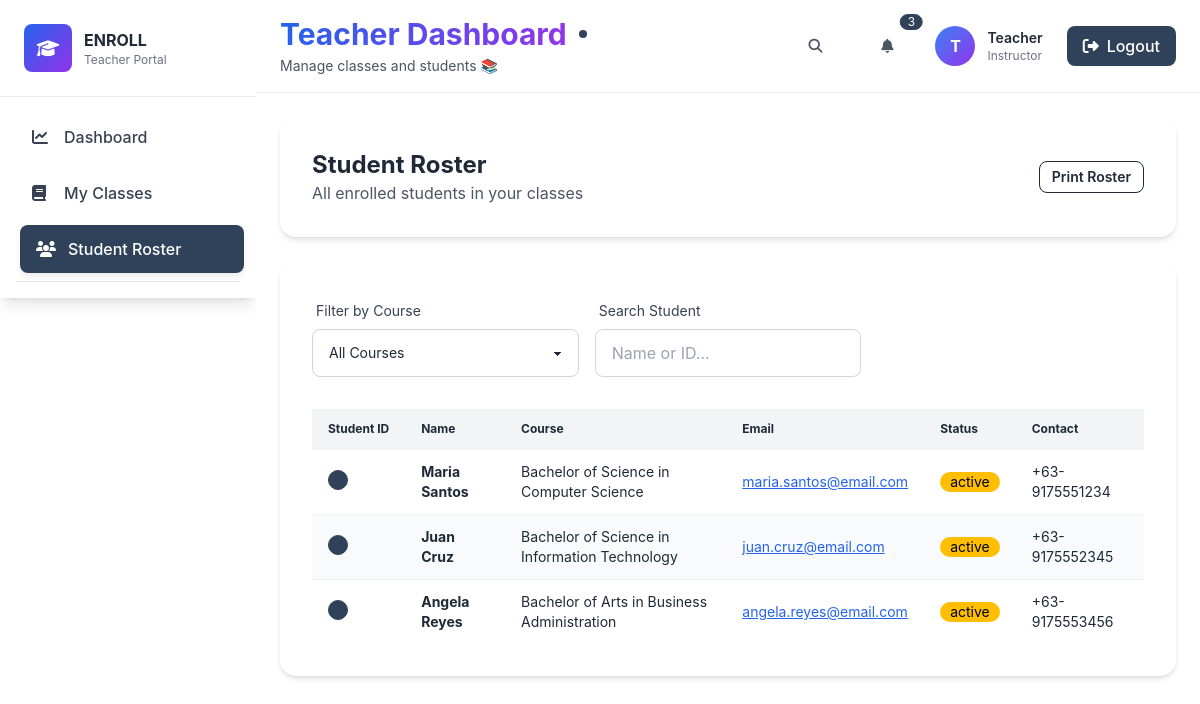
The app's page /teacher/dashboard.php?page=roster with its own data.
### tables this page shows
CREATE TABLE IF NOT EXISTS students (
    id VARCHAR(20) PRIMARY KEY,
    first_name VARCHAR(100) NOT NULL,
    middle_name VARCHAR(100),
    last_name VARCHAR(100) NOT NULL,
    date_of_birth DATE,
    place_of_birth VARCHAR(255),
    sex ENUM('Male', 'Female', 'Other'),
    civil_status VARCHAR(50),
    nationality VARCHAR(100),
    religion VARCHAR(100),
    address TEXT,
    phone VARCHAR(50),
    email VARCHAR(255),
    guardian_name VARCHAR(255),
    guardian_phone VARCHAR(50),
    guardian_relationship VARCHAR(100),
    course VARCHAR(255),
    year_level VARCHAR(50),
    section VARCHAR(20),
    status ENUM('active', 'inactive', 'graduated', 'dropped') DEFAULT 'active',
    enrollment_date DATE,
    created_at TIMESTAMP DEFAULT CURRENT_TIMESTAMP,
    updated_at TIMESTAMP DEFAULT CURRENT_TIMESTAMP ON UPDATE CURRENT_TIMESTAMP
);

### includes/database.php (called while the page is built, shortened)
<?php
function getAllStudents($filters = []) {
    $conn = getDbConnection();
    $sql = "SELECT * FROM students WHERE 1=1";
    $params = [];
    $sql .= " ORDER BY created_at DESC";
    $stmt = $conn->prepare($sql);
    $stmt->execute($params);
    return $stmt->fetchAll();
}

### teacher/roster.php (the view, shortened to what this page needs)
<?php
$allStudents = getAllStudents();
?>
<div class="space-y-6">
    <div class="card bg-white shadow-md">
        <div class="card-body">
            <div class="flex justify-between items-center">
                <div>
                    <h2 class="card-title text-2xl font-bold text-gray-800">Student Roster</h2>
                    <p class="text-gray-600">All enrolled students in your classes</p>
                </div>
                <button class="btn btn-sm btn-outline" onclick="window.print()">Print Roster</button>
            </div>
        </div>
    </div>
    <div class="card bg-white shadow-md">
        <div class="card-body">
            <div class="grid grid-cols-1 md:grid-cols-3 gap-4 mb-6">
                <div class="form-control">
                    <label class="label">
                        <span class="label-text">Filter by Course</span>
                    </label>
                    <select id="courseRosterFilter" class="select select-bordered">
                        <option value="">All Courses</option>
                    </select>
                </div>
                <div class="form-control">
                    <label class="label">
                        <span class="label-text">Search Student</span>
                    </label>
                    <input type="text" id="rosterSearch" placeholder="Name or ID..." class="input input-bordered" />
                </div>
            </div>
            <div class="overflow-x-auto">
                <table class="table table-zebra w-full">
                    <thead>
                        <tr class="bg-gray-100">
                            <th class="text-gray-700">Student ID</th>
                            <th class="text-gray-700">Name</th>
                            <th class="text-gray-700">Course</th>
                            <th class="text-gray-700">Email</th>
                            <th class="text-gray-700">Status</th>
                            <th class="text-gray-700">Contact</th>
                        </tr>
                    </thead>
                    <tbody id="rosterTableBody">
                        <?php if (empty($allStudents)): ?>
                        <tr>
                            <td colspan="6" class="text-center text-gray-500 py-8">No students found</td>
                        </tr>
                        <?php else: ?>
                        <?php foreach ($allStudents as $student): ?>
                        <tr class="student-row"
                            data-name="<?php echo htmlspecialchars(strtolower($student['first_name'] . ' ' . $student['last_name'])); ?>"
                            data-id="<?php echo htmlspecialchars(strtolower($student['student_id'])); ?>"
                            data-course="<?php echo htmlspecialchars($student['course']); ?>">
                            <td><span class="badge badge-primary"><?php echo htmlspecialchars($student['student_id']); ?></span></td>
                            <td><strong><?php echo htmlspecialchars($student['first_name'] . ' ' . $student['last_name']); ?></strong></td>
                            <td class="text-sm"><?php echo htmlspecialchars($student['course']); ?></td>
                            <td><a href="mailto:<?php echo htmlspecialchars($student['email']); ?>" class="link link-primary text-sm"><?php echo htmlspecialchars($student['email']); ?></a></td>
                            <td><span class="badge badge-<?php echo $student['status'] === 'Enrolled' ? 'success' : 'warning'; ?>"><?php echo htmlspecialchars($student['status']); ?></span></td>
                            <td><?php echo htmlspecialchars($student['phone']); ?></td>
                        </tr>
                        <?php endforeach; ?>
                        <?php endif; ?>
                    </tbody>
                </table>
            </div>
        </div>
    </div>
</div>

### teacher/dashboard.php (style rules this page uses)
:root { --primary-dark: #222431; --primary: #30425A; --primary-light: #3c516b; --gradient-blue: linear-gradient(135deg, #222431 0%, #30425A 100%); --gradient-purple: linear-gradient(135deg, #30425A 0%, #222431 100%); --gradient-cyan: linear-gradient(135deg, #222431 0%, #30425A 100%); --gradient-green: linear-gradient(135deg, #30425A 0%, #222431 100%); --shadow-sm: 0 2px 4px rgba(0,0,0,0.05); --shadow-md: 0 4px 6px rgba(0,0,0,0.07); --shadow-lg: 0 10px 25px rgba(0,0,0,0.1); --shadow-xl: 0 20px 40px rgba(0,0,0,0.15); }
body { font-family: 'Inter', 'Segoe UI', system-ui, -apple-system, sans-serif; background: #FFFFFF; color: #222431; }
.btn-primary, .badge-primary { background-color: var(--primary) !important; border-color: var(--primary) !important; color: #FFFFFF !important; }
input[type="text"], input[type="email"], input[type="tel"], input[type="date"], input[type="number"], input[type="password"], select, textarea, .input, .select, .textarea { background-color: #FFFFFF !important; color: #1f2937 !important; border: 1px solid #d1d5db !important; }
input::placeholder, textarea::placeholder { color: #9ca3af !important; opacity: 1 !important; }
select option { background-color: #FFFFFF !important; color: #1f2937 !important; }
.label-text { color: #374151 !important; }
.table tbody tr, .table tbody tr:nth-child(odd), .table tbody tr:nth-child(even), .table-zebra tbody tr:nth-child(odd), .table-zebra tbody tr:nth-child(even) { background-color: #FFFFFF !important; }
.table tbody tr:nth-child(even), .table-zebra tbody tr:nth-child(even) { background-color: #f9fafb !important; }
.table tbody td, .table thead th { color: #1f2937 !important; }
.table tbody td a { color: #2563eb !important; }

### records on screen
students: first_name+last_name "Maria Santos", course "Bachelor of Science in Computer Science", email "maria.santos@email.com", status "active", phone "+63-9175551234"
students: first_name+last_name "Juan Cruz", course "Bachelor of Science in Information Technology", email "juan.cruz@email.com", status "active", phone "+63-9175552345"
students: first_name+last_name "Angela Reyes", course "Bachelor of Arts in Business Administration", email "angela.reyes@email.com", status "active", phone "+63-9175553456"

### other values on screen
substr($user_name, 0, 1) "T"
$user_name "Teacher"
